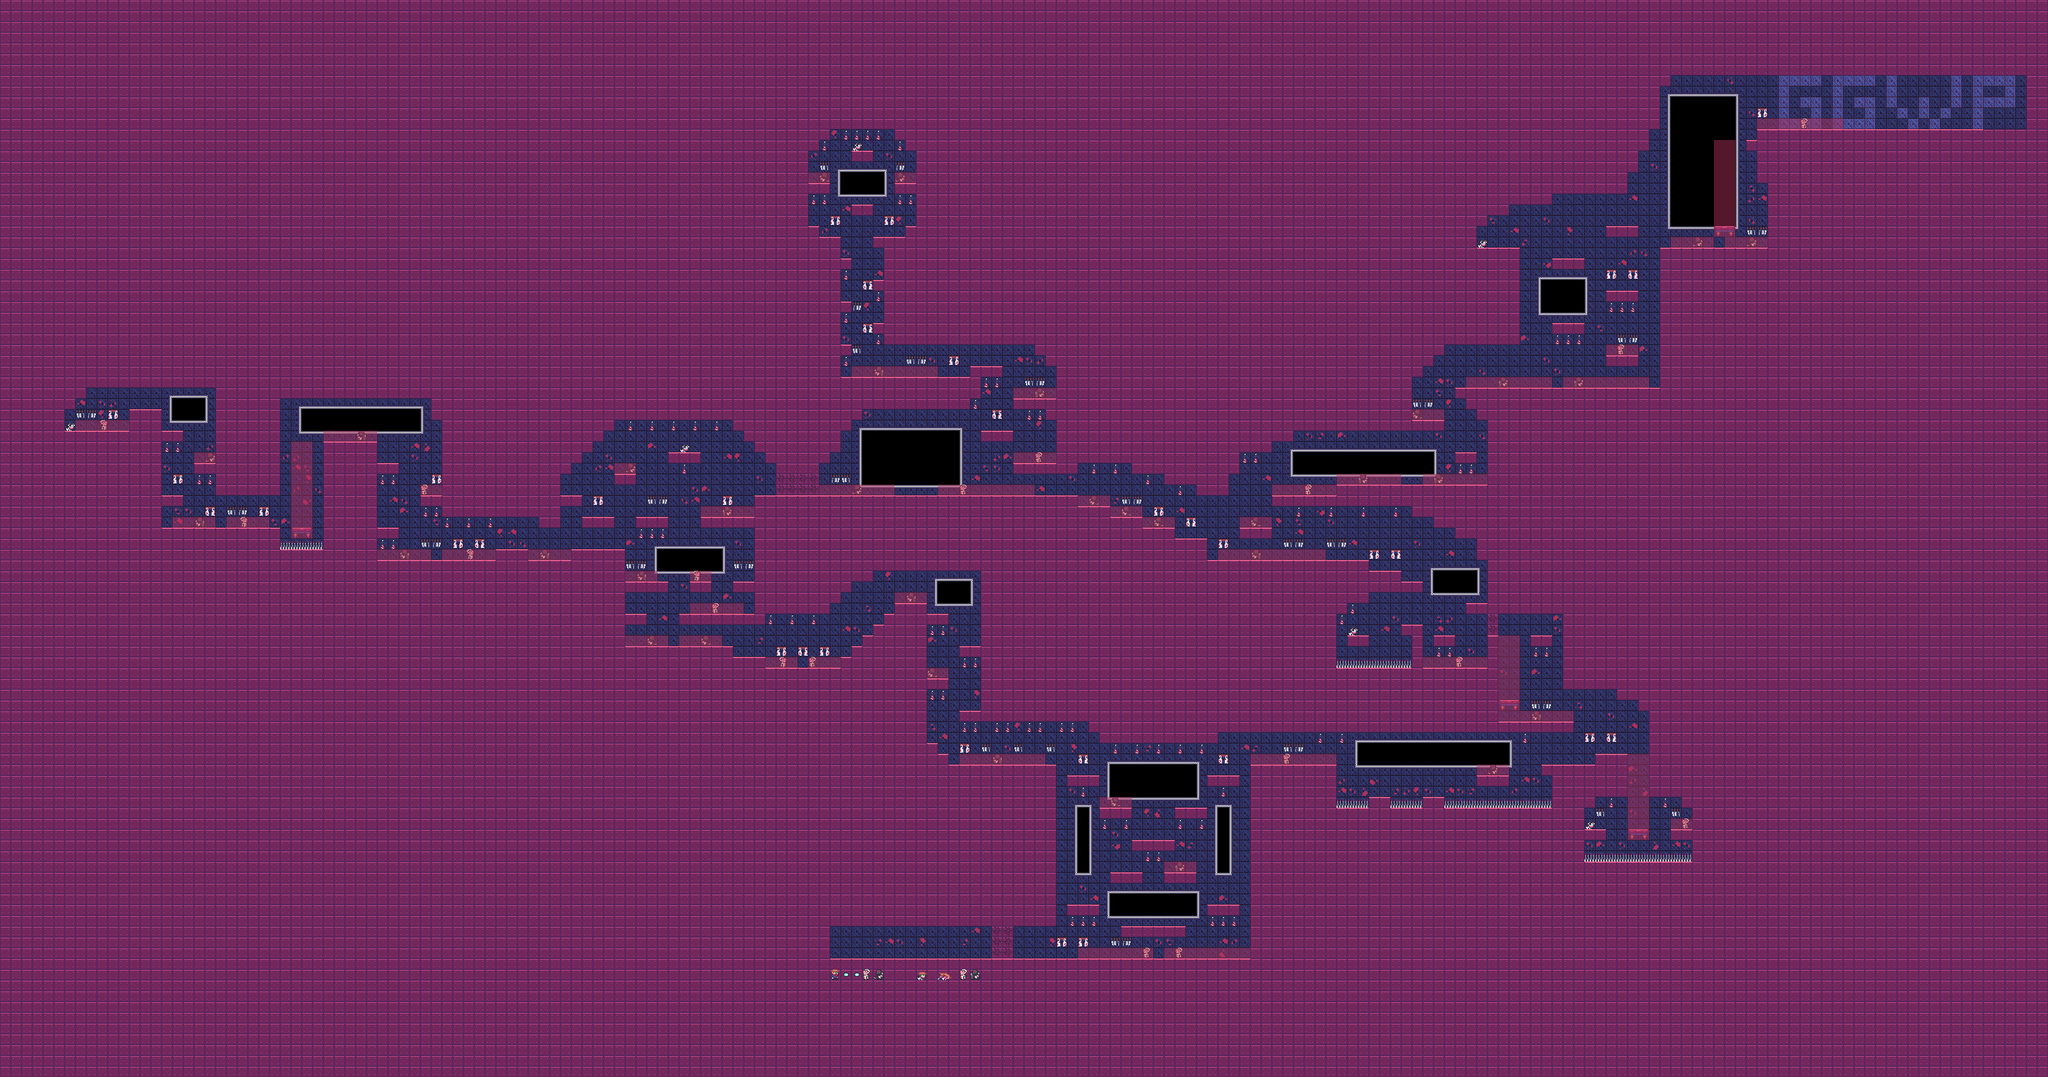

A level layout from a 2D game, rendered from its tile map. Below: a short description, then the map file with tile-grid data replaced by summaries:
An orthogonal 190x100 tile map with 16x16 px tiles, 4 tile layers (base, déco, moving platform, patrol_ennemy).

<map version="1.5" tiledversion="1.7.2" orientation="orthogonal" renderorder="right-down" width="190" height="100" tilewidth="16" tileheight="16" infinite="0" nextlayerid="8" nextobjectid="1">
 <editorsettings>
  <export target="escape.json" format="json" />
 </editorsettings>
 <tileset firstgid="1" source="atlas.tsx" />
 <layer id="1" name="base" width="190" height="100">
  <data>[19000 cells, 18703 non-empty, 4 distinct tile ids]</data>
 </layer>
 <layer id="3" name="déco" width="190" height="100">
  <data>[19000 cells, 750 non-empty, 9 distinct tile ids]</data>
 </layer>
 <layer id="5" name="moving platform" width="190" height="100">
  <data>[19000 cells, 122 non-empty, 14 distinct tile ids]</data>
 </layer>
 <layer id="7" name="patrol_ennemy" width="190" height="100">
  <data>[19000 cells, 307 non-empty, 1 distinct tile ids]</data>
 </layer>
</map>